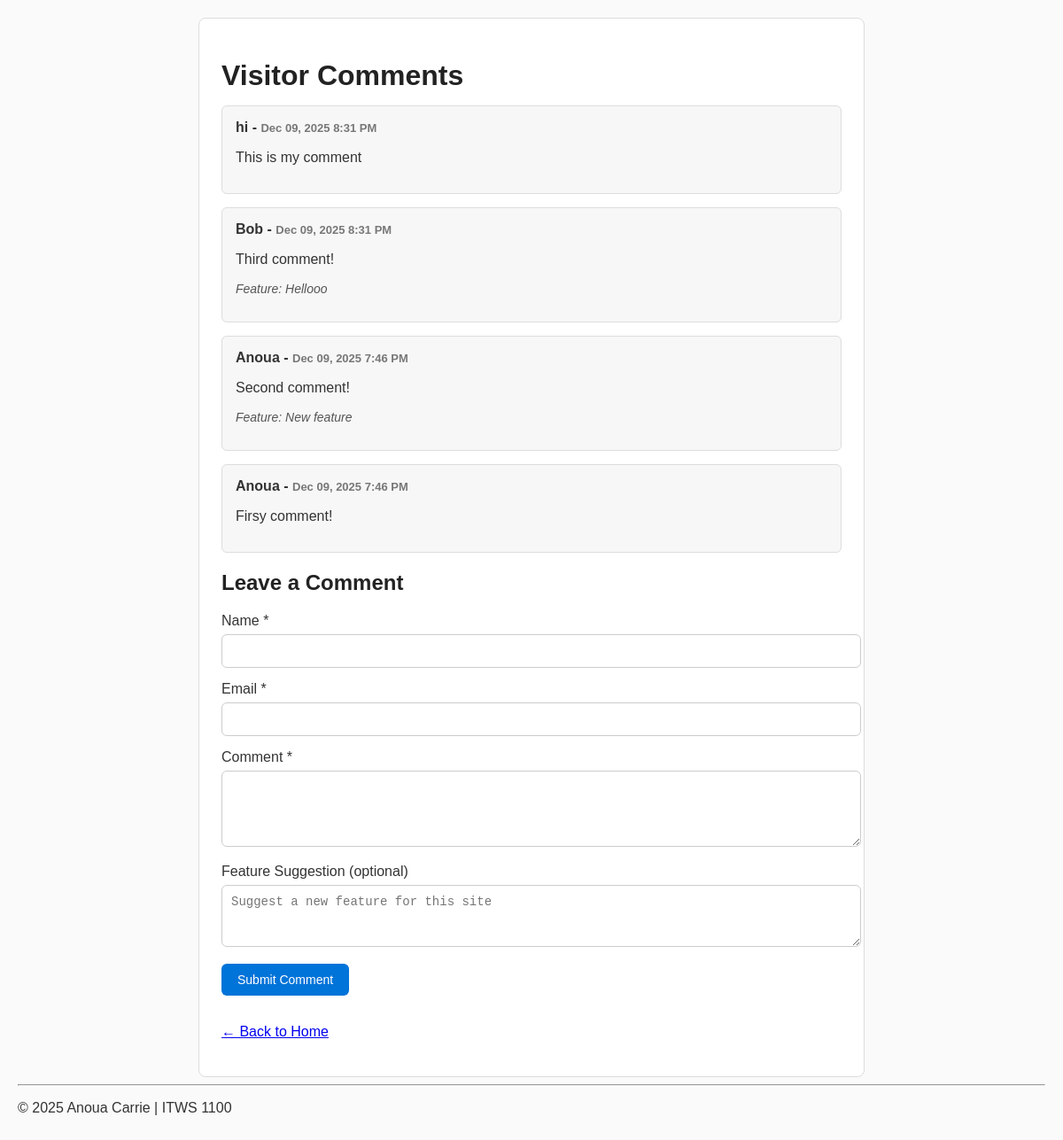
The page / on the database its author committed.
### tables this page shows
CREATE TABLE `siteComments` (
  `id` smallint(5) UNSIGNED NOT NULL,
  `visitor_name` varchar(100) NOT NULL,
  `email` varchar(255) NOT NULL,
  `comment_text` text NOT NULL,
  `feature_suggestion` text DEFAULT NULL,
  `created_at` timestamp NOT NULL DEFAULT current_timestamp(),
  `status` enum('approved','pending') NOT NULL DEFAULT 'pending'
);

### index.php (the view, shortened to what this page needs)
<?php
$dbOk = false;
@$db = new mysqli(
   $GLOBALS['DB_HOST'],
   $GLOBALS['DB_USERNAME'],
   $GLOBALS['DB_PASSWORD'],
   $GLOBALS['DB_NAME']
);
if ($db->connect_error) {
   echo '<p>Could not connect to database.</p>';
   $dbOk = false;
} else {
   $dbOk = true;
}
?>
<!DOCTYPE html>
<html lang="en">
<head>
    <link rel="stylesheet" href="resources/style.css">
</head>
<body>
<div id="bodyBlock">
    <h1>Visitor Comments</h1>
    <?php
    if ($dbOk) {
        $query = "SELECT visitor_name, comment_text, feature_suggestion, created_at
                  FROM siteComments
                  WHERE status = 'approved'
                  ORDER BY created_at DESC";
        $result = $db->query($query);
        if ($result && $result->num_rows > 0) {
            while($row = $result->fetch_assoc()) {
                echo '<div class="comment">';
                echo '<div class="comment-header">' . htmlspecialchars($row["visitor_name"]) . ' - ';
                echo '<span class="comment-date">' . date('M d, Y g:i A', strtotime($row["created_at"])) . '</span></div>';
                echo '<p>' . htmlspecialchars($row["comment_text"]) . '</p>';
                if (!empty($row["feature_suggestion"])) {
                    echo '<p class="feature-suggestion"><em>Feature: ' . htmlspecialchars($row["feature_suggestion"]) . '</em></p>';
                }
                echo '</div>';
            }
        } else {
            echo '<div class="no-comments">No comments yet. Be the first to comment!</div>';
        }
    } else {
        echo '<div class="no-comments">Unable to load comments at this time.</div>';
    }
    ?>
    <h2>Leave a Comment</h2>
    <form id="commentForm" action="submit_comment.php" method="POST">
        <label>Name *</label>
        <input type="text" name="visitor_name" id="visitor_name" required>
        <label>Email *</label>
        <input type="email" name="email" id="email" required>
        <label>Comment *</label>
        <textarea name="comment_text" id="comment_text" rows="4" required></textarea>
        <label>Feature Suggestion (optional)</label>
        <textarea name="feature_suggestion" id="feature_suggestion" rows="3" placeholder="Suggest a new feature for this site"></textarea>
        <input type="submit" value="Submit Comment">
    </form>
    <p style="margin-top: 2em;"><a href="../index.html">← Back to Home</a></p>
</div>
</body>
</html>
<?php
include("includes/footer.php");
?>

### includes/footer.php
<hr>
<footer>
    <p>&copy; 2025 Anoua Carrie | ITWS 1100</p>
</footer>
</body>
</html>

### resources/style.css (style rules this page uses)
body { font-family: Arial, sans-serif; background: #fafafa; color: #333; margin: 0; padding: 20px; }
#bodyBlock { max-width: 700px; margin: auto; background: #fff; padding: 25px; border-radius: 8px; border: 1px solid #ddd; }
h1, h2 { font-weight: 600; margin-bottom: 15px; color: #222; }
form { margin-top: 20px; }
input[type="text"], input[type="email"], textarea { width: 100%; padding: 10px; font-size: 14px; border: 1px solid #ccc; border-radius: 6px; margin-top: 6px; margin-bottom: 15px; background: #fff; }
button, input[type="submit"] { background: #0074d9; color: white; padding: 10px 18px; border: none; border-radius: 6px; cursor: pointer; font-size: 14px; }
.comment { background: #f7f7f7; padding: 15px; border-radius: 6px; border: 1px solid #ddd; margin-bottom: 15px; }
.comment-header { font-weight: bold; margin-bottom: 5px; }
.comment-date { color: #777; font-size: 13px; }
.feature-suggestion { margin-top: 8px; font-size: 14px; color: #555; }

### rows shown on the page
sitecomments: visitor_name "hi", created_at "Dec 09, 2025 8:31 PM", comment_text "This is my comment"
sitecomments: visitor_name "Bob", created_at "Dec 09, 2025 8:31 PM", comment_text "Third comment!", feature_suggestion "Hellooo"
sitecomments: visitor_name "Anoua", created_at "Dec 09, 2025 7:46 PM", comment_text "Second comment!", feature_suggestion "New feature"
sitecomments: visitor_name "Anoua", created_at "Dec 09, 2025 7:46 PM", comment_text "Firsy comment!"
